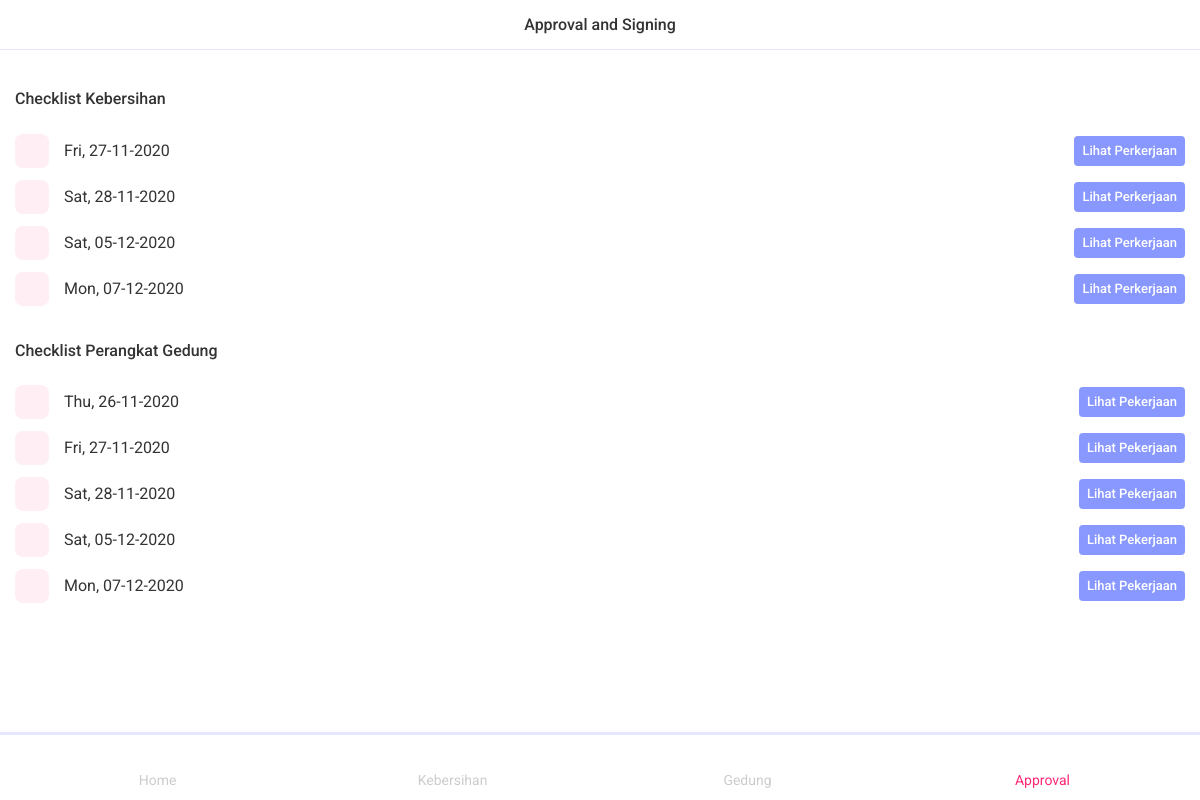
The page /profile=trisatria/notification (signed in) on the database as committed earlier.
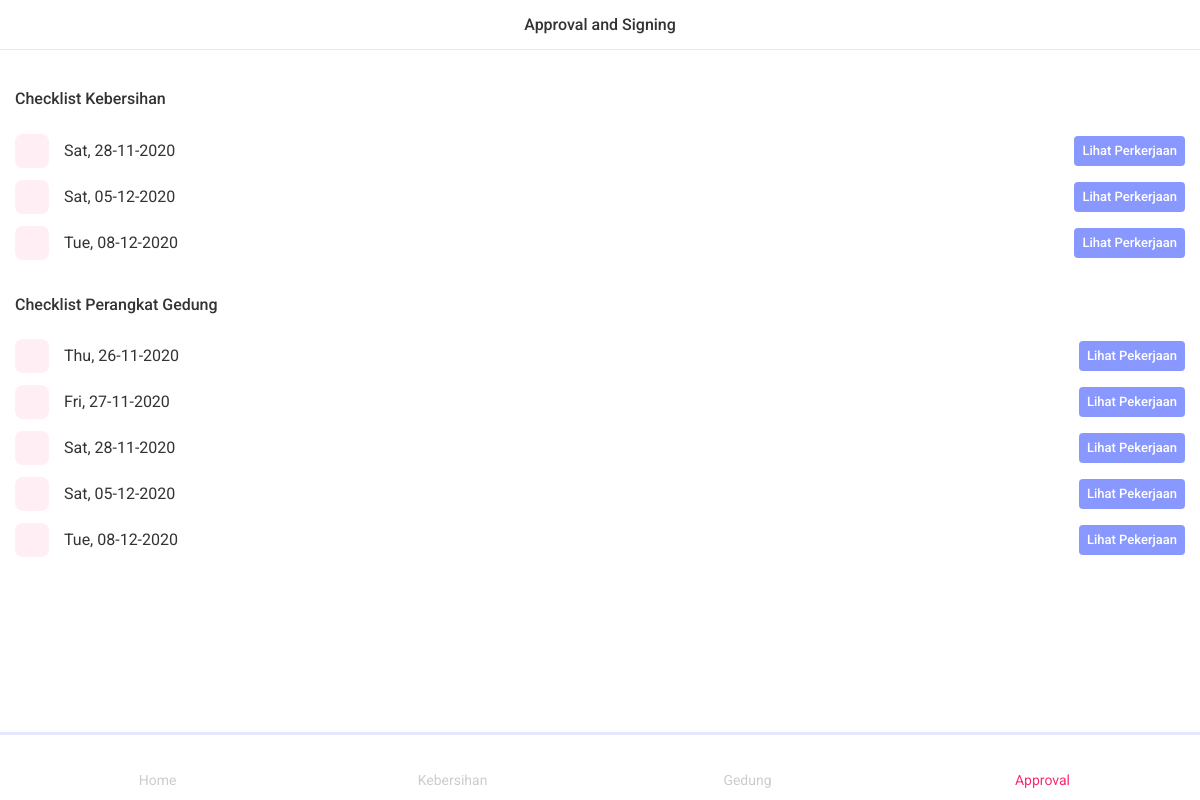
The same page on the database as committed later.
### cleaning/models.py (models this page shows, shortened)
class cln_day(models.Model):
    hari_ini = models.DateField(
        name="hariIni", auto_now=False, auto_now_add=False, verbose_name="Hari ini")
    clnMaker = models.ForeignKey(User, verbose_name="Maker's Signature",
                                 on_delete=models.PROTECT, related_name="clnMaker", blank=True, null=True, limit_choices_to={'groups__name': 'maker'})
    clnChecker = models.ForeignKey(User, verbose_name="Checker's Signature",
                                   on_delete=models.PROTECT, related_name="clnChecker", blank=True, null=True, limit_choices_to={'groups__name': 'checker'})
    clnSigner = models.ForeignKey(User, verbose_name="Signer's Signature",
                                  on_delete=models.PROTECT, related_name="clnSigner", blank=True, null=True, limit_choices_to={'groups__name': 'signer'})
    class Meta:
        verbose_name = _("day")
        verbose_name_plural = _("days")

### menondc/models.py (models this page shows, shortened)
class mendc_day(models.Model):
    hari_ini = models.DateField(
        name="hariIni", auto_now=False, auto_now_add=False, verbose_name="Hari ini")
    mendcMaker = models.ForeignKey(User, verbose_name="Maker's Signature",
                                   on_delete=models.PROTECT, related_name="mendcMaker", blank=True, null=True, limit_choices_to={'groups__name': 'maker'})
    mendcChecker = models.ForeignKey(User, verbose_name="Checker's Signature",
                                     on_delete=models.PROTECT, related_name="mendcChecker", blank=True, null=True, limit_choices_to={'groups__name': 'checker'})
    mendcSigner = models.ForeignKey(User, verbose_name="Signer's Signature",
                                    on_delete=models.PROTECT, related_name="mendcSigner", blank=True, null=True, limit_choices_to={'groups__name': 'signer'})
    class Meta:
        verbose_name = _("day")
        verbose_name_plural = _("days")

### user/views.py (the view)
@ login_required(login_url='user_login')
def user_profile_notification(request, username):
    cln_days = None
    mendc_days = None
    if request.user.groups.all().first().name == 'maker':
        cln_days = cln_day.objects.filter(Q(clnMaker__isnull=True) & Q(
            clnChecker__isnull=True) & Q(clnSigner__isnull=True))[:5]
        mendc_days = mendc_day.objects.filter(Q(mendcMaker__isnull=True) & Q(
            mendcChecker__isnull=True) & Q(mendcSigner__isnull=True))[:5]
    if request.user.groups.all().first().name == 'checker':
        cln_days = cln_day.objects.filter(Q(clnMaker__isnull=False) & Q(
            clnChecker__isnull=True) & Q(clnSigner__isnull=True))[:5]
        mendc_days = mendc_day.objects.filter(Q(mendcMaker__isnull=False) & Q(
            mendcChecker__isnull=True) & Q(mendcSigner__isnull=True))[:5]
    if request.user.groups.all().first().name == 'signer':
        cln_days = cln_day.objects.filter(Q(clnMaker__isnull=False) & Q(
            clnChecker__isnull=False) & Q(clnSigner__isnull=True))[:5]
        mendc_days = mendc_day.objects.filter(Q(mendcMaker__isnull=False) & Q(
            mendcChecker__isnull=False) & Q(mendcSigner__isnull=True))[:5]
    context = {
        'cln_days': cln_days,
        'mendc_days': mendc_days,
    }
    return render(request, 'user/user_profile_notification.html', context)

### templates/user/user_profile_notification.html (shortened to what this page needs)
{% extends "base.html" %}{% load static %}
{% block navbar %}
<div class="title">Approval and Signing</div>
{% endblock navbar %}
{% block page_wrapper %}
{% if user.groups.all.0.name == 'maker' %}
<div class="badges">
    <div class="list-view">
        <div class="separator-large"></div>
        <div class="section-title">
            <h6>Checklist Kebersihan</h6>
        </div>
        <div class="separator-small"></div>
        <ul>
            {% for cln_day in cln_days %}
            <li class="list-item">
                <div class="list-media">
                    <i class="icon ion-ios-information-circle"></i>
                </div>
                <div class="list-label">
                    <div class="list-title"><a
                            href="{% url 'user_cln_notification_seefile' user.username cln_day.id cln_day.hariIni %}">{{ cln_day.hariIni | date:"D, d-m-Y" }}</a>
                    </div>
                    <div class="list-after">
                        <div class="button-default text-white">
                            <a href="{% url 'user_cln_notification_seefile' user.username cln_day.id cln_day.hariIni %}"
                                type="button" class="button button-small mt-0">Lihat Perkerjaan</a>
                        </div>
                    </div>
                </div>
            </li>
            {% empty %}
            <li class="list-item">
                <div class="list-label">
                    <div class="list-title" style='color:red'>Task Not Found</div>
            </li>
            {% endfor %}
        </ul>
        <div class="separator-large"></div>
        <div class="section-title">
            <h6>Checklist Perangkat Gedung</h6>
        </div>
        <div class="separator-small"></div>
        <ul>
            {% for mendc_day in mendc_days %}
            <li class="list-item">
                <div class="list-media">
                    <i class="icon ion-ios-information-circle"></i>
                </div>
                <div class="list-label">
                    <div class="list-title"><a
                            href="{% url 'user_mendc_notification_seefile' user.username mendc_day.id mendc_day.hariIni %}">{{ mendc_day.hariIni | date:"D, d-m-Y" }}</a>
                    </div>
                    <div class="list-after">
                        <div class="button-default text-white">
                            <a href="{% url 'user_mendc_notification_seefile' user.username mendc_day.id mendc_day.hariIni %}"
                                type="button" class="button button-small mt-0">Lihat Pekerjaan</a>
                        </div>
                    </div>
                </div>
            </li>
            {% empty %}
            <li class="list-item">
                <div class="list-label">
                    <div class="list-title" style='color:red'>Task Not Found</div>
            </li>
            {% endfor %}
        </ul>
    </div>
</div>
{% endif %}
{% endblock page_wrapper %}
{% block toolbar_bottom %}
<div class="separator-large"></div>
<ul class="toolbar-bottom toolbar-wrap">
    <li class="toolbar-item">
        <a href="{% url 'user_home' %}" class="toolbar-link">
            <i class="icon ion-ios-home"></i>
            <p>Home</p>
        </a>
    </li>
    <li class="toolbar-item">
        <a href="{% url 'cln_home' %}" class="toolbar-link">
            <i class="icon ion-ios-brush"></i>
            <p>Kebersihan</p>
        </a>
    </li>
    <li class="toolbar-item">
        <a href="{% url 'mendc_home' %}" class="toolbar-link">
            <i class="icon ion-ios-build"></i>
            <p>Gedung</p>
        </a>
    </li>
    <li class="toolbar-item">
        <a href="{% url 'user_profile_notification' user.username %}" class="toolbar-link toolbar-link-active">
            <i class="icon ion-ios-warning"></i>
            <p>Approval</p>
        </a>
    </li>
</ul>
{% endblock toolbar_bottom %}

Rows that differ between the two databases and show on the page:
no longer on this page (row edited): cln_day: hariIni "Fri, 27-11-2020"
no longer on this page (row edited): cln_day: hariIni "Mon, 07-12-2020"
no longer on this page (row edited): mendc_day: hariIni "Mon, 07-12-2020"
added cln_day: hariIni "Tue, 08-12-2020"
added mendc_day: hariIni "Tue, 08-12-2020"
